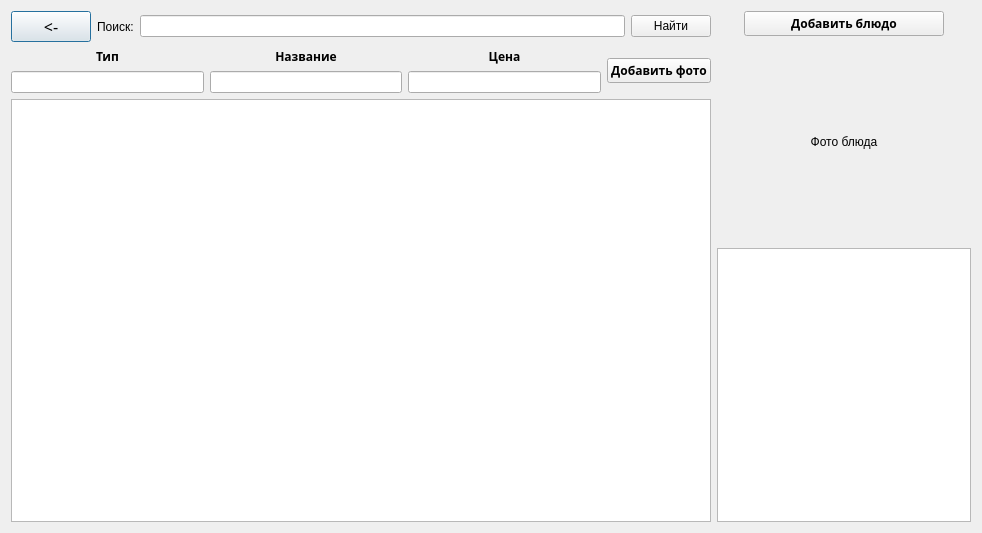
<?xml version="1.0" encoding="UTF-8"?>
<ui version="4.0">
 <class>Dialog</class>
 <widget class="QDialog" name="Dialog">
  <property name="geometry">
   <rect>
    <x>0</x>
    <y>0</y>
    <width>982</width>
    <height>533</height>
   </rect>
  </property>
  <property name="windowTitle">
   <string>Меню заведения</string>
  </property>
  <layout class="QHBoxLayout" name="horizontalLayout_7">
   <item>
    <layout class="QVBoxLayout" name="verticalLayout_5">
     <item>
      <layout class="QHBoxLayout" name="horizontalLayout_5">
       <item>
        <widget class="QPushButton" name="back">
         <property name="font">
          <font>
           <family>Malgun Gothic</family>
           <pointsize>12</pointsize>
           <weight>50</weight>
           <bold>false</bold>
          </font>
         </property>
         <property name="text">
          <string>&lt;-</string>
         </property>
        </widget>
       </item>
       <item>
        <layout class="QHBoxLayout" name="horizontalLayout_3">
         <item>
          <widget class="QLabel" name="label_2">
           <property name="text">
            <string>Поиск:</string>
           </property>
          </widget>
         </item>
         <item>
          <widget class="QLineEdit" name="lineEdit_5"/>
         </item>
        </layout>
       </item>
       <item>
        <widget class="QPushButton" name="find">
         <property name="font">
          <font>
           <pointsize>9</pointsize>
           <weight>50</weight>
           <bold>false</bold>
          </font>
         </property>
         <property name="text">
          <string>Найти</string>
         </property>
        </widget>
       </item>
      </layout>
     </item>
     <item>
      <layout class="QVBoxLayout" name="verticalLayout_2">
       <item>
        <layout class="QHBoxLayout" name="horizontalLayout_6">
         <item>
          <layout class="QVBoxLayout" name="verticalLayout">
           <item>
            <layout class="QHBoxLayout" name="horizontalLayout_2">
             <item>
              <widget class="QLabel" name="label_3">
               <property name="font">
                <font>
                 <family>Malgun Gothic</family>
                 <pointsize>9</pointsize>
                 <weight>75</weight>
                 <bold>true</bold>
                </font>
               </property>
               <property name="text">
                <string>Тип</string>
               </property>
               <property name="alignment">
                <set>Qt::AlignCenter</set>
               </property>
              </widget>
             </item>
             <item>
              <widget class="QLabel" name="label_5">
               <property name="font">
                <font>
                 <family>Malgun Gothic</family>
                 <pointsize>9</pointsize>
                 <weight>75</weight>
                 <bold>true</bold>
                </font>
               </property>
               <property name="text">
                <string>Название</string>
               </property>
               <property name="alignment">
                <set>Qt::AlignCenter</set>
               </property>
              </widget>
             </item>
             <item>
              <widget class="QLabel" name="label_4">
               <property name="font">
                <font>
                 <family>Malgun Gothic</family>
                 <pointsize>9</pointsize>
                 <weight>75</weight>
                 <bold>true</bold>
                </font>
               </property>
               <property name="text">
                <string>Цена</string>
               </property>
               <property name="alignment">
                <set>Qt::AlignCenter</set>
               </property>
              </widget>
             </item>
            </layout>
           </item>
           <item>
            <layout class="QHBoxLayout" name="horizontalLayout">
             <item>
              <widget class="QLineEdit" name="view"/>
             </item>
             <item>
              <widget class="QLineEdit" name="name"/>
             </item>
             <item>
              <widget class="QLineEdit" name="pricee"/>
             </item>
            </layout>
           </item>
          </layout>
         </item>
         <item>
          <widget class="QPushButton" name="make_photo">
           <property name="font">
            <font>
             <family>Malgun Gothic</family>
             <pointsize>9</pointsize>
             <weight>75</weight>
             <bold>true</bold>
            </font>
           </property>
           <property name="text">
            <string>Добавить фото</string>
           </property>
          </widget>
         </item>
        </layout>
       </item>
       <item>
        <widget class="QTableWidget" name="tableWidget">
         <property name="minimumSize">
          <size>
           <width>700</width>
           <height>0</height>
          </size>
         </property>
        </widget>
       </item>
      </layout>
     </item>
    </layout>
   </item>
   <item>
    <layout class="QVBoxLayout" name="verticalLayout_4">
     <item>
      <layout class="QHBoxLayout" name="horizontalLayout_4">
       <item>
        <spacer name="horizontalSpacer">
         <property name="orientation">
          <enum>Qt::Horizontal</enum>
         </property>
         <property name="sizeHint" stdset="0">
          <size>
           <width>40</width>
           <height>20</height>
          </size>
         </property>
        </spacer>
       </item>
       <item>
        <widget class="QPushButton" name="make_dish">
         <property name="minimumSize">
          <size>
           <width>200</width>
           <height>0</height>
          </size>
         </property>
         <property name="font">
          <font>
           <family>Malgun Gothic</family>
           <pointsize>9</pointsize>
           <weight>75</weight>
           <bold>true</bold>
          </font>
         </property>
         <property name="text">
          <string>Добавить блюдо</string>
         </property>
        </widget>
       </item>
       <item>
        <spacer name="horizontalSpacer_2">
         <property name="orientation">
          <enum>Qt::Horizontal</enum>
         </property>
         <property name="sizeHint" stdset="0">
          <size>
           <width>40</width>
           <height>20</height>
          </size>
         </property>
        </spacer>
       </item>
      </layout>
     </item>
     <item>
      <layout class="QVBoxLayout" name="verticalLayout_3">
       <item>
        <widget class="QLabel" name="label">
         <property name="minimumSize">
          <size>
           <width>100</width>
           <height>200</height>
          </size>
         </property>
         <property name="text">
          <string>Фото блюда</string>
         </property>
         <property name="alignment">
          <set>Qt::AlignCenter</set>
         </property>
        </widget>
       </item>
       <item>
        <widget class="QTextEdit" name="textEdit"/>
       </item>
      </layout>
     </item>
    </layout>
   </item>
  </layout>
 </widget>
 <resources/>
 <connections/>
</ui>
